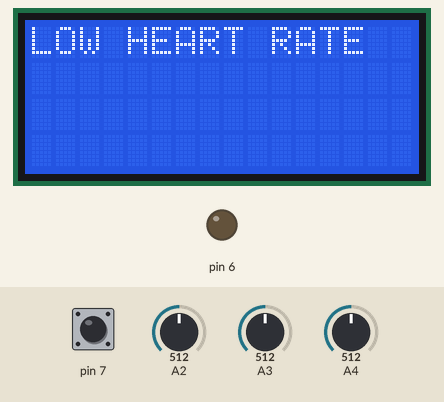
A sketch run on a simulated Arduino Uno, built with avr-gcc and run on an emulated ATmega328P. Shown: 16×4 character LCD, output pins drawn as LEDs (lit = HIGH). The test bench sets the inputs (shaded band); at power-on: pin 7 HIGH, A4 = 512, A3 = 512, A2 = 512. What the sketch prints to the serial monitor is not drawn.

Above: at 1.2 s.
1.3 s: pin 7 pulled LOW for 0.6 s
At 1.9 s:
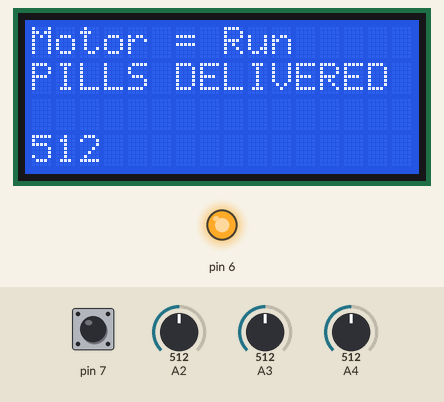
3.5 s: A4 set to 319
5.0 s: A4 set to 291
At 5.9 s:
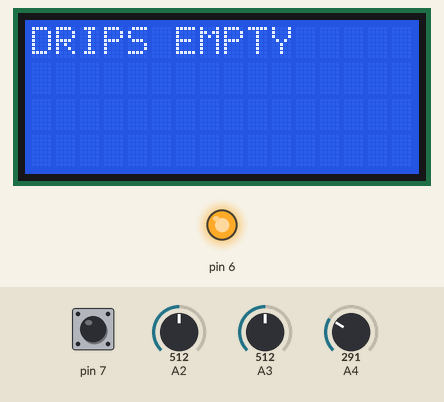
6.6 s: A3 set to 312
8.1 s: A3 set to 287
At 9.0 s:
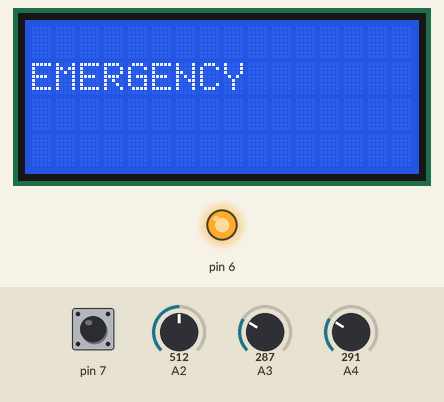
9.6 s: A2 set to 315
11.1 s: A2 set to 294
At 12.4 s:
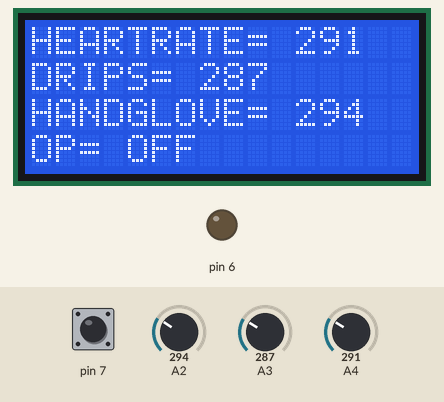
Timing chart, 0 to 13.6 s (numbered marks = the images above; inputs shaded):
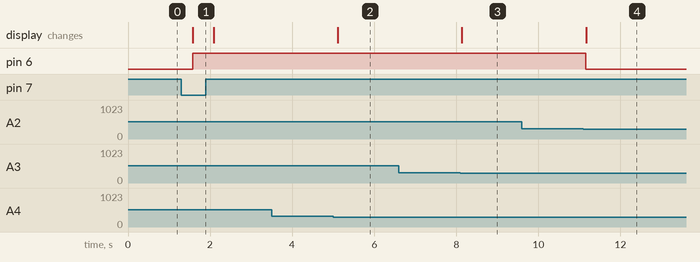

Measured:
- the behaviour switches between 301 and 300 on A4 (found by bisection; images 1 and 2)
- the behaviour switches between 301 and 300 on A3 (found by bisection; images 2 and 3)
- the behaviour switches between 301 and 300 on A2 (found by bisection; images 3 and 4)
- after the input at 1.3 s, pin 6: LOW → HIGH after 0.28 s; the display: changes after 0.28 s (image 1)
- after the input at 3.5 s, every drawn part: stays the same
- after the input at 5.0 s, the display: changes after 0.12 s (image 2)
- after the input at 6.6 s, every drawn part: stays the same
- after the input at 8.1 s, the display: changes at once (image 3)
- after the input at 9.6 s, every drawn part: stays the same
- after the input at 11.1 s, pin 6: HIGH → LOW after 0.06 s; the display: changes after 0.07 s (image 4)

The sketch:

Patient_monitoring_system.ino
```cpp
#include <avr/io.h>
#include <util/delay.h>
#include <stdlib.h>
#include <LiquidCrystal.h>

int D7_pin = 1;
int D6_pin = 2;
int D5_pin = 3;
int D4_pin = 4;
int EN_pin = 11;
int RS_pin = 12;

LiquidCrystal lcd(RS_pin, EN_pin, D4_pin, D5_pin, D6_pin, D7_pin);

void setup() {
  Serial.begin(9600);
  lcd.begin(16, 4);
  pinMode(7,INPUT_PULLUP);
  pinMode(6,OUTPUT);
}


void loop() {

  int motor=digitalRead(7);
  int sensorValue1 = analogRead(A4);
  int sensorValue2 = analogRead(A3);
  int sensorValue3 = analogRead(A2);

  if(motor==LOW)
  {
  digitalWrite(6,HIGH);
  Serial.print("pills are delivered");
  Serial.print(sensorValue1);
  Serial.print("DRIPS LEVEL= ");
  Serial.print(sensorValue2);
  Serial.print("HANDGLOVE= ");
  Serial.print(sensorValue3);
  Serial.println();
  lcd.clear();
  lcd.setCursor(0, 0);
  lcd.print("Motor = Run ");
  lcd.setCursor(0, 1);
  lcd.print("PILLS DELIVERED ");
  lcd.print(sensorValue2);

delay(500);

  }

else if(sensorValue1>300)
{
  lcd.clear();
  lcd.setCursor(0, 0);
  lcd.print("LOW HEART RATE");
delay(500);
}
else if(sensorValue2>300)
{
  lcd.clear();
  lcd.setCursor(0, 0);
  lcd.print("DRIPS EMPTY");
delay(500);}

else if(sensorValue3>300)
{
  lcd.clear();
  lcd.setCursor(0, 1);
  lcd.print("EMERGENCY");
delay(500);

}
 else
  {
  digitalWrite(6,LOW);
   Serial.print("HEARTRATE= ");
  Serial.print(sensorValue1);
  Serial.print(" DRIPS LEVEL= ");
  Serial.print(sensorValue2);
  Serial.print(" HANDGLOVE= ");
  Serial.print(sensorValue3);
  Serial.println();
  lcd.clear();
  lcd.setCursor(0, 0);
  lcd.print("HEARTRATE= ");
  lcd.print(sensorValue1);
  lcd.setCursor(0, 1);
  lcd.print("DRIPS= ");
  lcd.print(sensorValue2);
  lcd.setCursor(0, 2);
  lcd.print("HANDGLOVE= ");
  lcd.print(sensorValue3);
  lcd.setCursor(0, 3);
  lcd.print("OP= ");
  lcd.print("OFF");
delay(500);
  }
}
```
